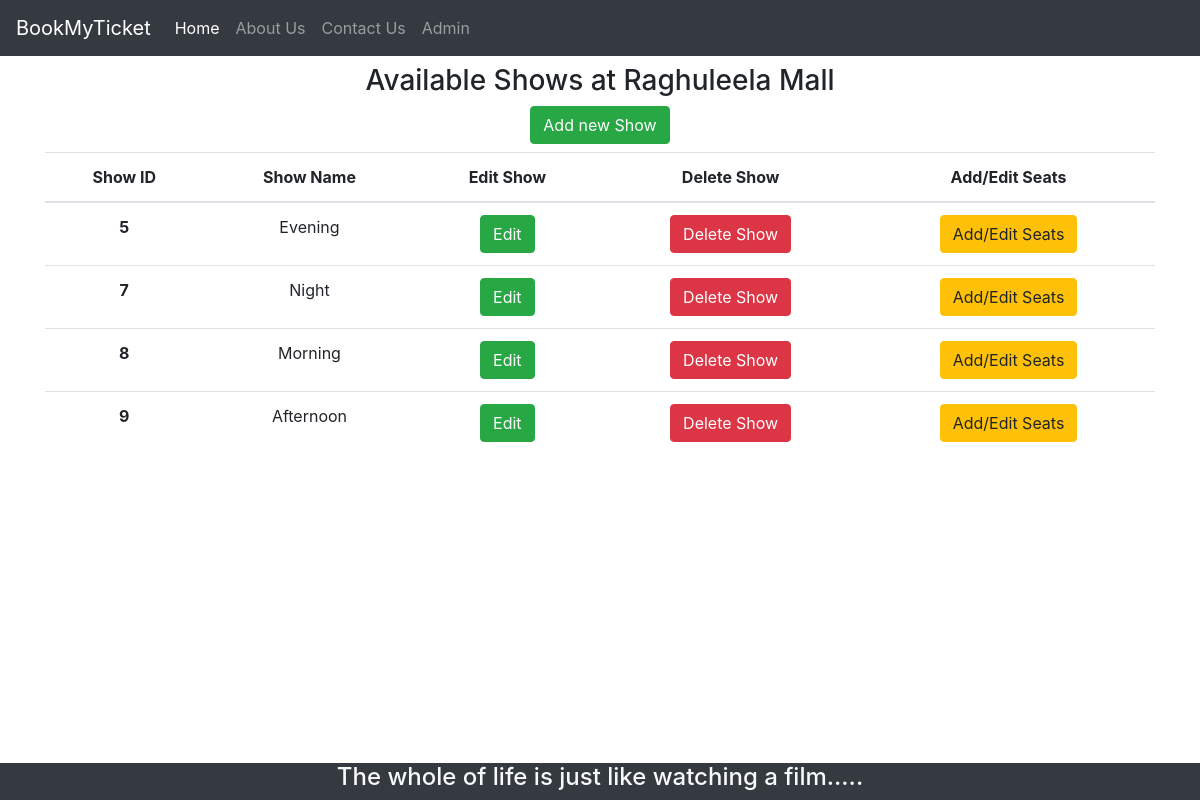
Page /theater_admin/list/shows/11/ on the committed database.
### bookings/models.py (models this page shows, shortened)
class Theater(models.Model):
	name = models.CharField(max_length=24, null=True)
	description = models.CharField(max_length=100, null=True)
	located_city = models.ForeignKey(City, null=True,on_delete=models.CASCADE)
	seats_count = models.IntegerField(default=0)
	service_charges = models.IntegerField(default=0)	# add up to movie charges in total bill.

class Shows(models.Model):
	name = models.CharField(max_length=24, null=True)
	theater = models.ForeignKey(Theater, null=True, on_delete= models.CASCADE)
	movie_shown = models.ForeignKey(Movie, null=True, on_delete= models.SET_NULL)
	class Meta:
         db_table = 'Shows'

### bookings/views.py (the view)
# urls.py: path('theater_admin/list/shows/<str:theater_id>/', views.Admin_List_Shows, name="list_shows"),
def Admin_List_Shows(request, theater_id):
    shows_in_given_theater = Shows.objects.filter(theater=theater_id)
    theater = Theater.objects.get(id=theater_id)
    context = {
        'shows': shows_in_given_theater,
        'count': shows_in_given_theater.count(),
        'theater': theater
    }
    return render(request, 'bookings/webpages/Admin/Admin_List_Shows.html', context)

### bookings/templates/bookings/webpages/Admin/Admin_List_Shows.html
{% extends 'bookings/common/HeaderAndFooter.html' %}
{% block content %}
<div class="container text-center">
    <div class="my-2">
        <h3 class="">Available Shows at {{theater.name}}</h3>
        <a href="{% url 'create_shows' theater.id %}" class="btn btn-success">Add new Show </a>
    </div>
    <div class="">
        <table class="table">
            <thead>
                <tr>
                    <th scope="col">Show ID</th>
                    <th scope="col">Show Name</th>
                    <th scope="col">Edit Show</th>
                    <th scope="col">Delete Show</th>
                    <th scope="col">Add/Edit Seats</th>
                </tr>
            </thead>
            <tbody>
                {% if count > 0 %}
                {% for show in shows %}
                <tr>
                    <th scope="row">{{show.id}}</th>
                    <td>{{show.name}}</a></td>
                    <td><a href="{% url 'update_shows' theater.id show.id %}" class="btn btn-success">Edit </a></td>
                    <td><a href="{% url 'delete_shows' show.id %}" class="btn btn-danger">Delete Show</a></td>
                    <td>
                        <a class="btn btn-warning" href="/theater_admin/list/seats/{{show.id}}">Add/Edit Seats</a>
                    </td>
                </tr>
                {% endfor %}
                {% endif %}
            </tbody>
        </table>
    </div>
</div>
{% endblock %}

### static/css/main.css (style rules this page uses)
html,body { height:100%; min-height:100%; }

### rows in the picture
Theater: name "Raghuleela Mall"
Shows: id "5", name "Evening"
Shows: id "7", name "Night"
Shows: id "8", name "Morning"
Shows: id "9", name "Afternoon"
